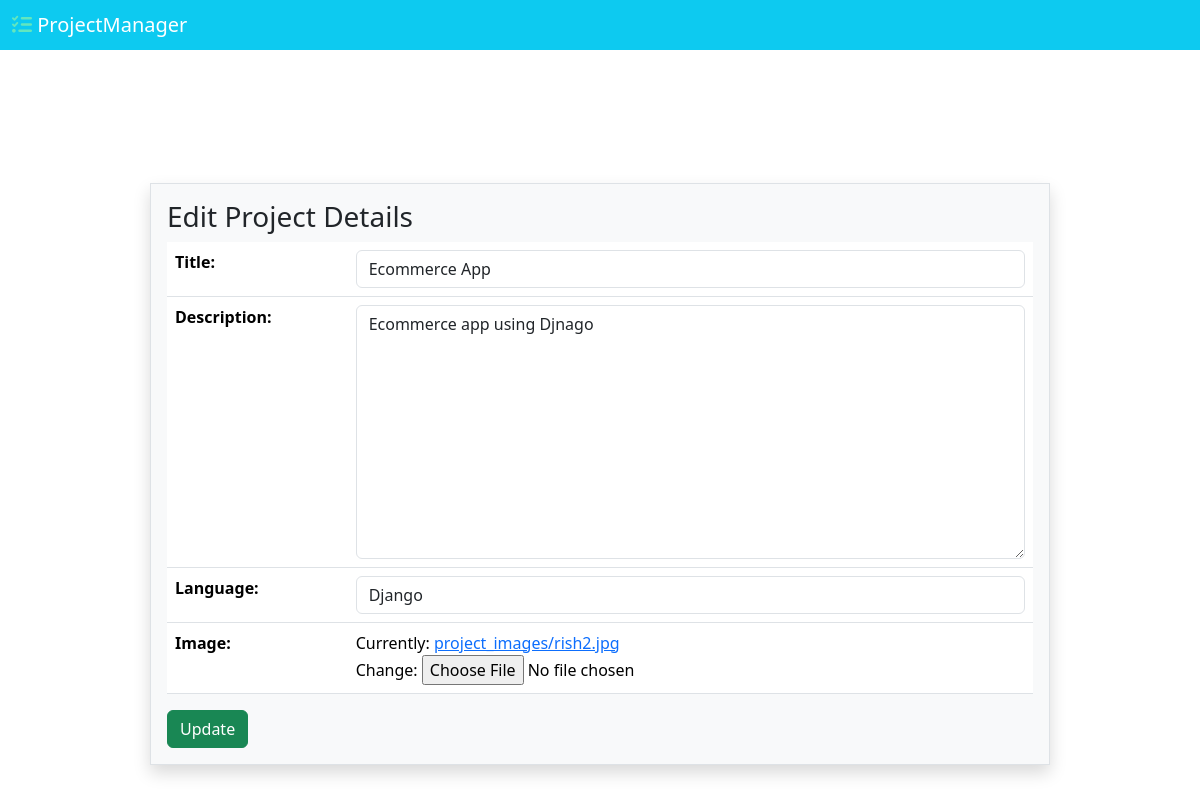
The app's page /project/pedit/1 with its own data.
### project/models.py (models this page shows)
class Projects(models.Model):
    title=models.CharField(max_length=100)
    description=models.CharField(max_length=500)
    language=models.CharField(max_length=100)
    image=models.ImageField(upload_to='project_images')

### project/views.py (the view, shortened to what this page needs)
# urls.py: path('pedit/<int:id>',EditProjectView.as_view(),name='pedit')
class EditProjectView(View):
    def get(self,request,**kw):
        pid=kw.get('id')
        project=Projects.objects.get(id=pid)
        form=ProjectModelForm(instance=project)
        return render(request,'pedit.html',{'form':form})

### project/forms.py
class ProjectModelForm(forms.ModelForm):
    class Meta:
        model=Projects
        fields='__all__'
        widgets={
            'title':forms.TextInput(attrs={'class':'form-control','placeholder':'Enter Title'}),
            'description':forms.Textarea(attrs={'class':'form-control','placeholder':'Enter Description'}),
            'language':forms.TextInput(attrs={'class':'form-control','placeholder':'Enter Language'}),
            }

### project/templates/pedit.html (shortened to what this page needs)
{% extends 'pnavheader.html' %}
{% block header %}
        <div class="d-flex justify-content-center align-items-center" style="height: 100vh;">
            <div class="w-75 border shadow bg-light p-3 mt-5">
                <h3>Edit Project Details</h3>
                <form action="" method="post" enctype="multipart/form-data">
                    <table class="table">
                        {{form.as_table}}
                    </table>
                    <button class="btn btn-success">Update</button>
                </form>
            </div>
        </div>
{% endblock header %}

### records on screen
Projects: title "Ecommerce App", description "Ecommerce app using Djnago", language "Django"
